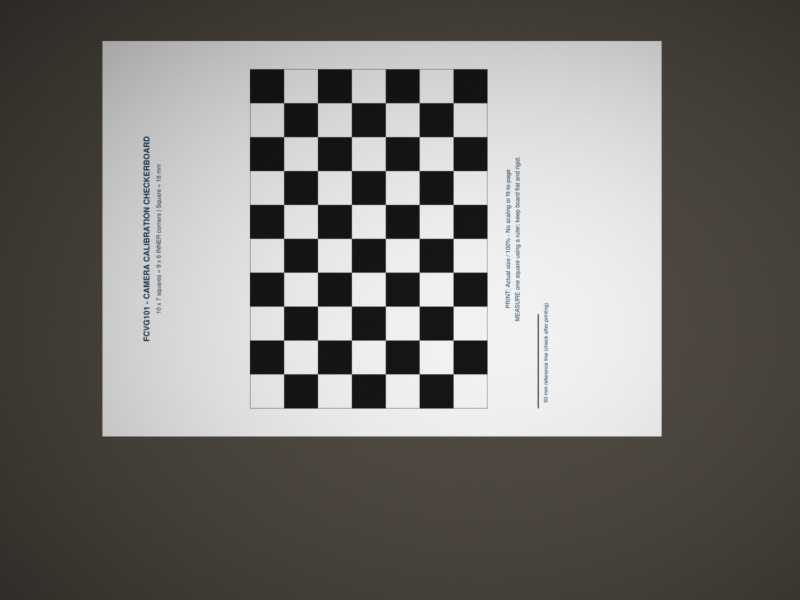
#> input picture FCVG101_Task1A_Workshop/data/real_calibration/calib_01.png, 1600 x 1200 px (shown at 1/2 size); its folder holds 4 pictures in this run
$ python calibration_task1a.py
#> lines starting #> are read from the running program, lines starting #| are printed output that depends on the picture; after the words box and inside, x2 and y2 are one past the last pixel; in counts of white or black regions, pixels touching at a corner belong together
"""FCVG101 Task 1A: checkerboard camera calibration and undistortion.

Usage:
    python calibration_task1a.py
    python calibration_task1a.py --input data/real_calibration --output results/real --cols 9 --rows 6 --square-mm 18
    python calibration_task1a.py --sample data/real_calibration/my_photo.jpg

All printed K, distortion and error values derive from actual input images; do not
report synthetic demonstration results as real-camera measurements.
"""
import argparse
import csv
from pathlib import Path
import cv2
import numpy as np

EXTENSIONS = {'.jpg', '.jpeg', '.png', '.bmp', '.tif', '.tiff'}

def load_paths(folder):
    if not folder.is_dir():
        raise FileNotFoundError(f'Input folder not found: {folder.resolve()}')
    return sorted(p for p in folder.iterdir() if p.suffix.lower() in EXTENSIONS)


def find_inner_corners(gray, pattern):
    # Prefer robust SB detector if available; the classic method has a subpixel refinement.
    if hasattr(cv2, 'findChessboardCornersSB'):
        ok, corners = cv2.findChessboardCornersSB(gray, pattern)
        if ok:
            return True, corners.astype(np.float32), 'SB'
    flags = cv2.CALIB_CB_ADAPTIVE_THRESH | cv2.CALIB_CB_NORMALIZE_IMAGE
    ok, corners = cv2.findChessboardCorners(gray, pattern, flags)
    if not ok:
        return False, None, '-'
    criteria = (cv2.TERM_CRITERIA_EPS | cv2.TERM_CRITERIA_MAX_ITER, 40, .001)
    corners = cv2.cornerSubPix(gray, corners, (11, 11), (-1, -1), criteria)
    return True, corners, 'classic + subpixel'


def run(args):
    input_folder = Path(args.input)
    result_dir = Path(args.output)
    result_dir.mkdir(parents=True, exist_ok=True)
    overlay_dir = result_dir / 'corners'
    overlay_dir.mkdir(exist_ok=True)
    paths = load_paths(input_folder)
    if not paths:
        raise RuntimeError('No images found. Put checkerboard JPG/PNG files in data/calibration/')

    pattern = (args.cols, args.rows)  # (columns of INNER corners, rows of INNER corners)
    square_m = args.square_mm / 1000.0
    world = np.zeros((args.cols * args.rows, 3), np.float32)
    world[:, :2] = (np.mgrid[:args.cols, :args.rows].T.reshape(-1, 2) * square_m)
    object_points, image_points, accepted = [], [], []
    records = []
    image_size = None

    for path in paths:
        bgr = cv2.imread(str(path))
#> bgr is the input picture: shape (1200, 1600, 3); mean B, G, R 113.7, 117.1, 119.5
        if bgr is None:
            records.append((path.name, 'UNREADABLE', '-', '')); continue
        gray = cv2.cvtColor(bgr, cv2.COLOR_BGR2GRAY)
        cur_size = (gray.shape[1], gray.shape[0])  # OpenCV: (width, height)
#> cur_size = (1600, 1200)
        if image_size is None:
            image_size = cur_size
#> image_size = (1600, 1200)
        if cur_size != image_size:
            raise ValueError(f'Mixed image sizes: {path.name} is {cur_size}, expected {image_size}; '
                             'do not silently resize calibration photos.')
        ok, corners, detector = find_inner_corners(gray, pattern)
#> in find_inner_corners, `ok, corners = cv2.findChessboardCornersSB(gray, pattern)`: ok = True; corners = 54 rows, first 8: [567.8, 748.2], [567.8, 680.6], [567.8, 612.7], [567.8, 544.9], [567.8, 477.2], [567.8, 409.4], [567.8, 341.7], [567.8, 273.9]
#> ok = True; detector = 'SB'
        if not ok:
            records.append((path.name, 'REJECTED', '-', 'no complete inner-corner grid'))
            print('[SKIP] corners not found:', path.name)
            continue
        object_points.append(world.copy())
        image_points.append(corners)
        accepted.append(path)
        vis = bgr.copy()
        cv2.drawChessboardCorners(vis, pattern, corners, True)
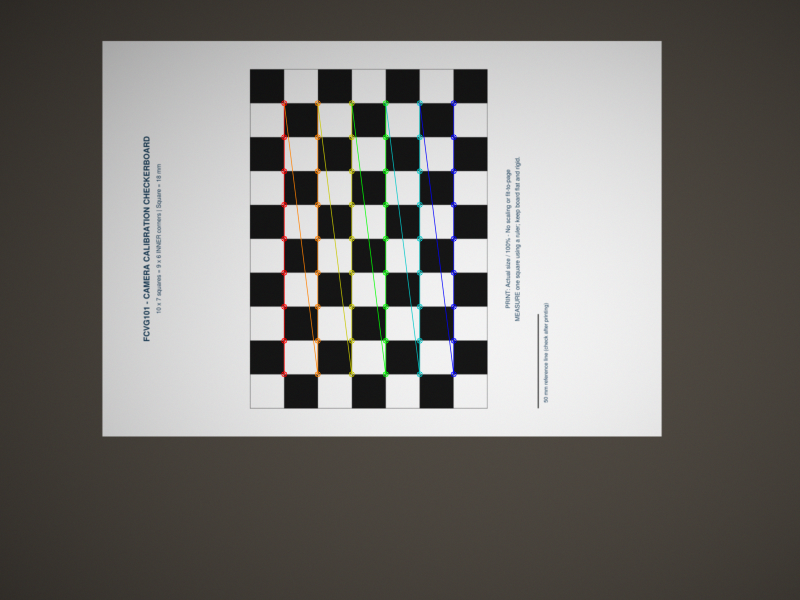
#> vis: shape (1200, 1600, 3) (shown at 1/2 size); 1.16% of pixels changed, all inside (x1, y1, x2, y2) = (562, 200, 914, 755)
        cv2.imwrite(str(overlay_dir / (path.stem + '_corners.jpg')), vis,
                    [cv2.IMWRITE_JPEG_QUALITY, 88])
        records.append((path.name, 'ACCEPTED', detector, ''))
        print('[OK] corners detected:', path.name, f'({detector})')
#| [OK] corners detected: calib_01.png (SB)
#> pass 2 of the loop in run, `for path in paths:`:
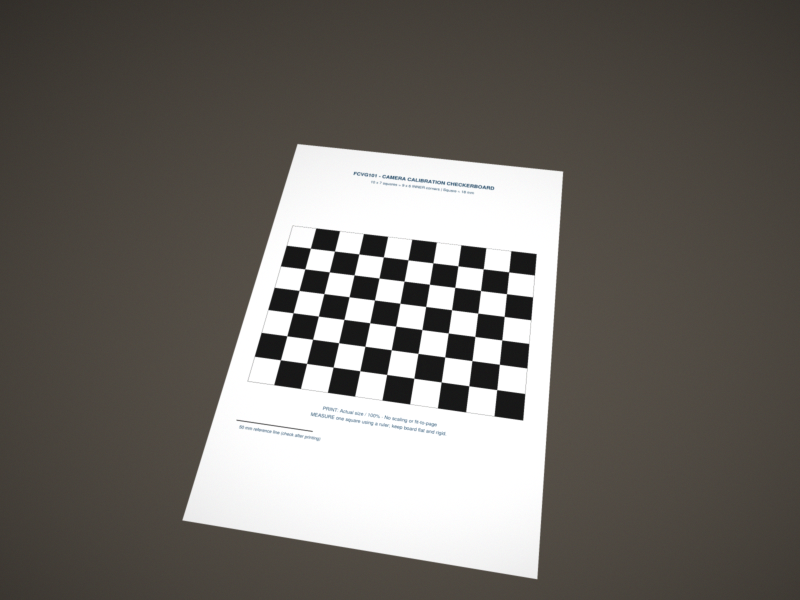
#> input picture FCVG101_Task1A_Workshop/data/real_calibration/calib_02.png, 1600 x 1200 px (shown at 1/2 size)
#> in run, bgr is the input picture: shape (1200, 1600, 3); mean B, G, R 100.7, 105.9, 109.8
#> in find_inner_corners (call 2), `ok, corners = cv2.findChessboardCornersSB(gray, pattern)`: corners = 54 rows, first 8: [621.2, 496.8], [669.3, 502.6], [718.1, 508.4], [767.2, 514.3], [816.5, 520.2], [866.3, 526.2], [916.3, 532.2], [966.9, 538.2]
#> in run, `cv2.drawChessboardCorners(vis, pattern, corners, True)`:
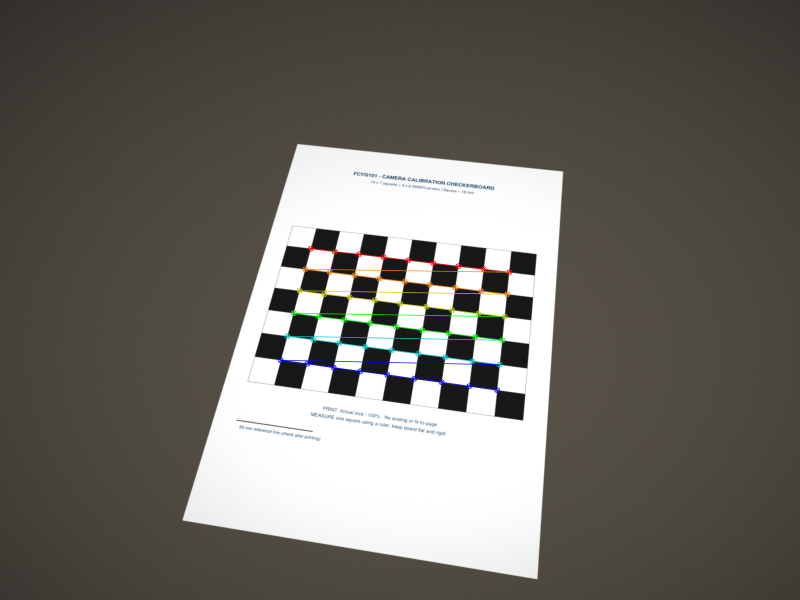
#> vis: shape (1200, 1600, 3) (shown at 1/2 size); 0.94% of pixels changed, all inside (x1, y1, x2, y2) = (555, 491, 1025, 787)
#| [OK] corners detected: calib_02.png (SB)
#> pass 3 of the loop in run, `for path in paths:`:
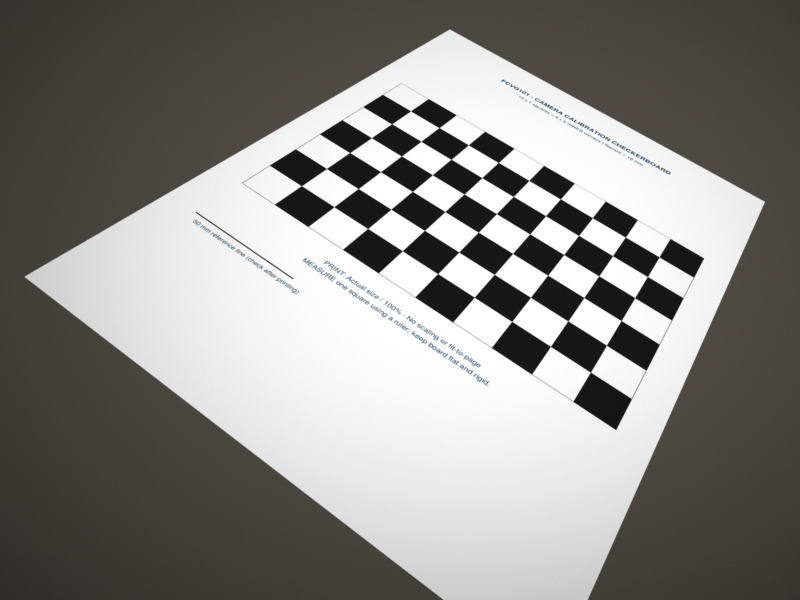
#> input picture FCVG101_Task1A_Workshop/data/real_calibration/calib_03.png, 1600 x 1200 px (shown at 1/2 size)
#> in run, bgr is the input picture: shape (1200, 1600, 3); mean B, G, R 132.3, 135.6, 138
#> in find_inner_corners (call 3), `ok, corners = cv2.findChessboardCornersSB(gray, pattern)`: corners = 54 rows, first 8: [821.5, 222.2], [878.6, 255.7], [937.2, 290.2], [997.2, 325.5], [1058.3, 361.4], [1121.2, 398.3], [1185.2, 435.9], [1251.1, 474.6]
#> in run, `cv2.drawChessboardCorners(vis, pattern, corners, True)`:
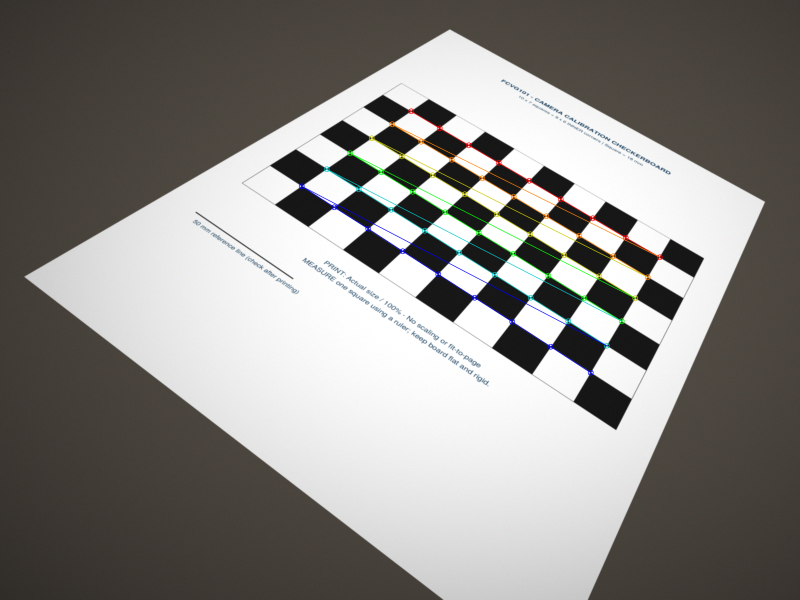
#> vis: shape (1200, 1600, 3) (shown at 1/2 size); 1.17% of pixels changed, all inside (x1, y1, x2, y2) = (597, 216, 1326, 752)
#| [OK] corners detected: calib_03.png (SB)
#> the loop made 4 passes; the first 3 are shown

    if len(accepted) < 3:
        raise RuntimeError(f'Only {len(accepted)} usable views. 10–20 diverse views '
                           'recommended; recheck checkerboard inner corners and lighting.')

    rms, K, dist, rvecs, tvecs = cv2.calibrateCamera(
        object_points, image_points, image_size, None, None)
    if not np.isfinite(K).all() or not np.isfinite(dist).all():
        raise RuntimeError('Calibration produced invalid parameters; inspect views.')

    # Mean Euclidean reprojection distance (in pixels) for each accepted view.
    all_distances = []
    view_stats = []
    for path, ob, im, rv, tv in zip(accepted, object_points, image_points, rvecs, tvecs):
        projected, _ = cv2.projectPoints(ob, rv, tv, K, dist)
        distances = np.linalg.norm(im.reshape(-1, 2) - projected.reshape(-1, 2), axis=1)
        all_distances.extend(distances.tolist())
        view_stats.append((path.name, float(distances.mean()), float(np.sqrt(np.mean(distances**2)))))

    mean_euclidean_px = float(np.mean(all_distances))
    rms_euclidean_px = float(np.sqrt(np.mean(np.square(all_distances))))
    out_npz = result_dir / 'calibration.npz'
    np.savez(out_npz, K=K, dist=dist, width=image_size[0], height=image_size[1],
             square_size_m=square_m, pattern_size=np.array(pattern), rms_api=rms,
             mean_euclidean_px=mean_euclidean_px)

    with (result_dir / 'view_errors.csv').open('w', encoding='utf-8-sig', newline='') as f:
        w = csv.writer(f)
        w.writerow(['file_name', 'mean_reprojection_error_px', 'rms_euclidean_reprojection_error_px'])
        w.writerows(view_stats)
    with (result_dir / 'detection_log.csv').open('w', encoding='utf-8-sig', newline='') as f:
        w = csv.writer(f); w.writerow(['file_name', 'status', 'detector', 'notes']); w.writerows(records)

    sample = Path(args.sample) if args.sample else accepted[0]
    img = cv2.imread(str(sample))
    if img is None:
        raise FileNotFoundError(f'Sample image unreadable: {sample}')
    if (img.shape[1], img.shape[0]) != image_size:
        raise ValueError('Sample image resolution differs from calibration views; '
                         'reuse same camera/resolution or explicitly scale K.')
    # Keep output uncropped for an apples-to-apples before/after comparison.
    undistorted = cv2.undistort(img, K, dist)
    cv2.imwrite(str(result_dir / 'undistorted.jpg'), undistorted,
                [cv2.IMWRITE_JPEG_QUALITY, 90])
    both = np.concatenate([img, undistorted], axis=1)
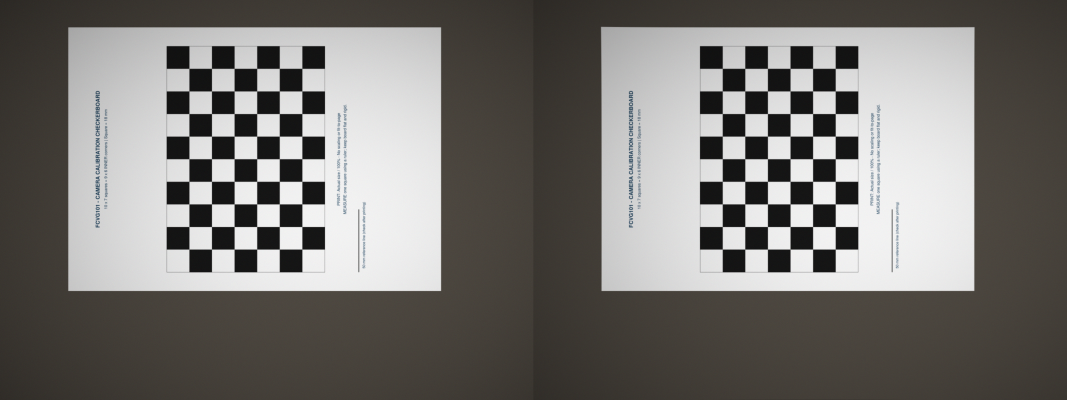
#> both: shape (1200, 3200, 3) (shown at 1/3 size); mean B, G, R 113.7, 117.1, 119.6
    cv2.putText(both, 'BEFORE', (16, 35), cv2.FONT_HERSHEY_SIMPLEX, 1, (0, 0, 255), 2)
#> both: shape (1200, 3200, 3); 0.03% of pixels changed, all inside (x1, y1, x2, y2) = (19, 13, 136, 37)
    cv2.putText(both, 'AFTER', (img.shape[1] + 16, 35),
                cv2.FONT_HERSHEY_SIMPLEX, 1, (0, 160, 0), 2)
#> both: shape (1200, 3200, 3); mean B, G, R 113.7, 117.1, 119.6
    cv2.imwrite(str(result_dir / 'before_after.jpg'), both,
                [cv2.IMWRITE_JPEG_QUALITY, 90])

    report = (
        'FCVG101 Task 1A - Camera calibration results\n'
        'Input: '+str(input_folder)+'\n'
        f'Accepted/total: {len(accepted)}/{len(paths)}\n'
        f'Pattern (INNER corners): {pattern[0]} x {pattern[1]}\n'
        f'Square side length: {args.square_mm:g} mm\n'
        f'Image size (width x height): {image_size[0]} x {image_size[1]} px\n'
        f'OpenCV calibration RMS reprojection error: {rms:.6f} px\n'
        f'Mean Euclidean reprojection error: {mean_euclidean_px:.6f} px\n'
        f'RMS Euclidean reprojection error: {rms_euclidean_px:.6f} px\n'
        'K =\n'+str(K)+'\n'
        'dist = '+str(dist.ravel())+'\n'
        'NOTE: Synthetic demo values must not be presented as real-camera measurements.\n'
    )
    (result_dir / 'metrics.txt').write_text(report, encoding='utf-8')
    print('\n'+report)
    print('Saved outputs to:', result_dir.resolve())
    return K, dist, rms


def main():
    p = argparse.ArgumentParser(description='FCVG101 - calibrate camera with checkerboard views')
    p.add_argument('--input', default='data/real_calibration', help='folder of photos from SAME camera')
    p.add_argument('--output', default='results/real', help='output folder')
    p.add_argument('--sample', default=None, help='same-camera image for undistortion demo')
    p.add_argument('--cols', type=int, default=9, help='number of INNER corners horizontally')
    p.add_argument('--rows', type=int, default=6, help='number of INNER corners vertically')
    p.add_argument('--square-mm', type=float, default=18.0, help='physical square size in mm')
    args = p.parse_args()
    if args.cols < 3 or args.rows < 3 or args.square_mm <= 0:
        p.error('cols/rows must be >= 3 and square-mm > 0')
    run(args)

if __name__ == '__main__':
    main()
